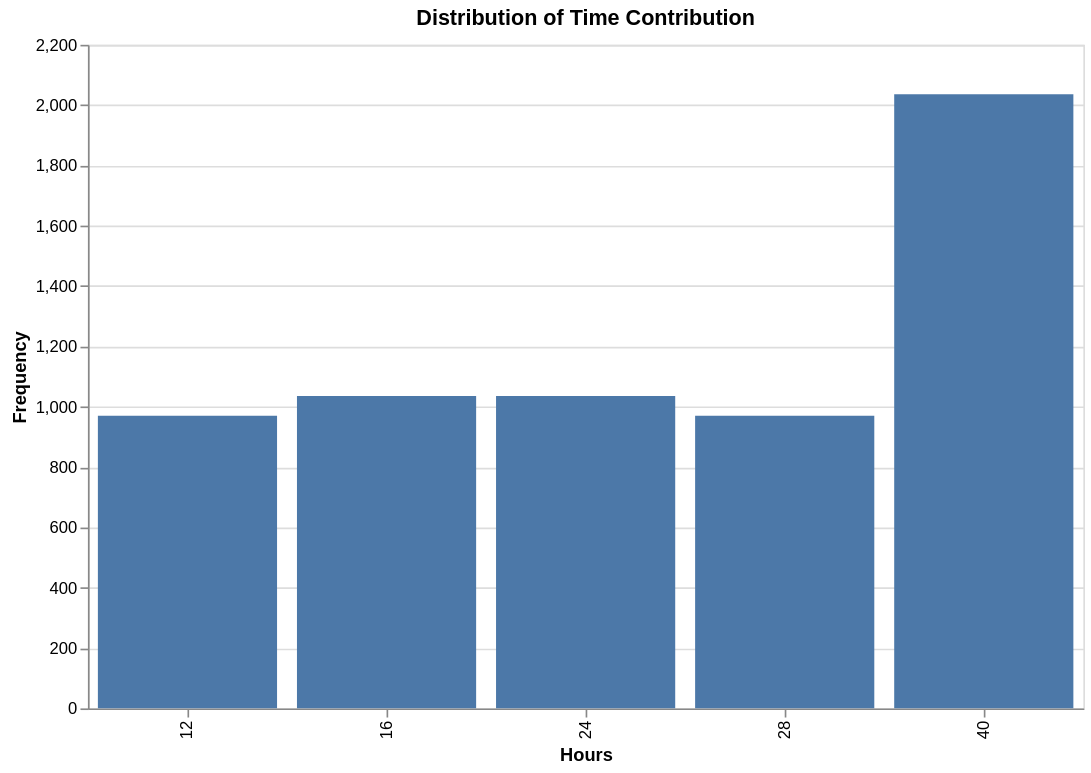

Notebook code cell kept with this figure:
### Code cell
alt.Chart(time_dist).mark_bar().encode(
    x=alt.X(
        "Time Contribution (hours):O",
        title="Hours"
    ),
    y=alt.Y(
        "Frequency:Q"
    ),
    tooltip=[
        "Time Contribution (hours)",
        "Frequency"
    ]
).properties(
    title="Distribution of Time Contribution",
    width=600,
    height=400
).interactive()

### Figure 1 — Vega-Lite specification as saved in the notebook (floating-point values rounded to 4 significant figures)
{"config": {"view": {"continuousWidth": 300, "continuousHeight": 300}}, "data": {"name": "data-9b35635a79bfdb72e233275a211154c2"}, "mark": {"type": "bar"}, "encoding": {"tooltip": [{"field": "Time Contribution (hours)", "type": "quantitative"}, {"field": "Frequency", "type": "quantitative"}], "x": {"field": "Time Contribution (hours)", "title": "Hours", "type": "ordinal"}, "y": {"field": "Frequency", "type": "quantitative"}}, "height": 400, "params": [{"name": "param_1e9efca18e7a2868", "select": {"type": "interval", "encodings": ["x", "y"]}, "bind": "scales"}], "title": "Distribution of Time Contribution", "width": 600, "$schema": "https://vega.github.io/schema/vega-lite/v6.1.0.json", "datasets": {"data-9b35635a79bfdb72e233275a211154c2": [{"Time Contribution (hours)": 12, "Frequency": 970}, {"Time Contribution (hours)": 16, "Frequency": 1036}, {"Time Contribution (hours)": 24, "Frequency": 1036}, {"Time Contribution (hours)": 28, "Frequency": 970}, {"Time Contribution (hours)": 40, "Frequency": 2036}]}}
